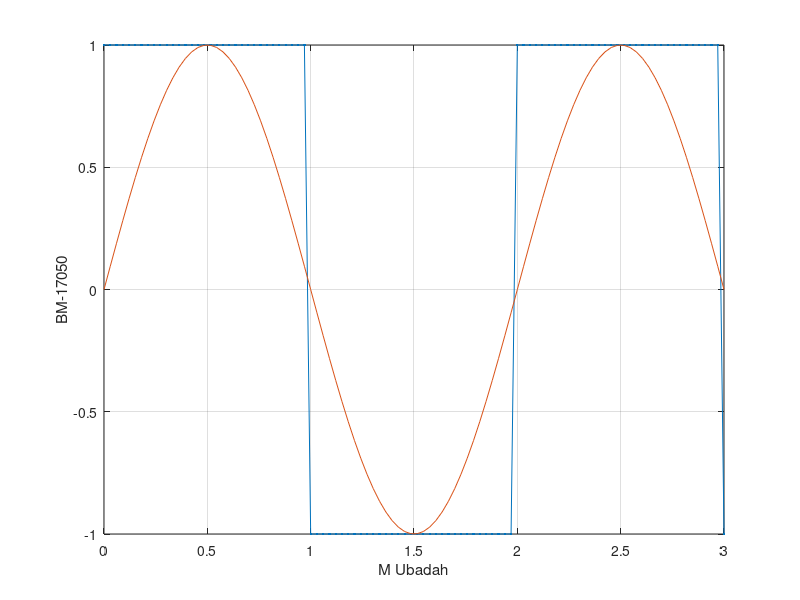

Reproduce this figure in MATLAB.
clc;
close all;
clear all;

t = linspace(0,3*pi)';
x = square(t);
plot(t/pi,x,".-",t/pi,sin(t));
xlabel("t / \pi")
grid on
xlabel("M Ubadah")
ylabel("BM-17050")